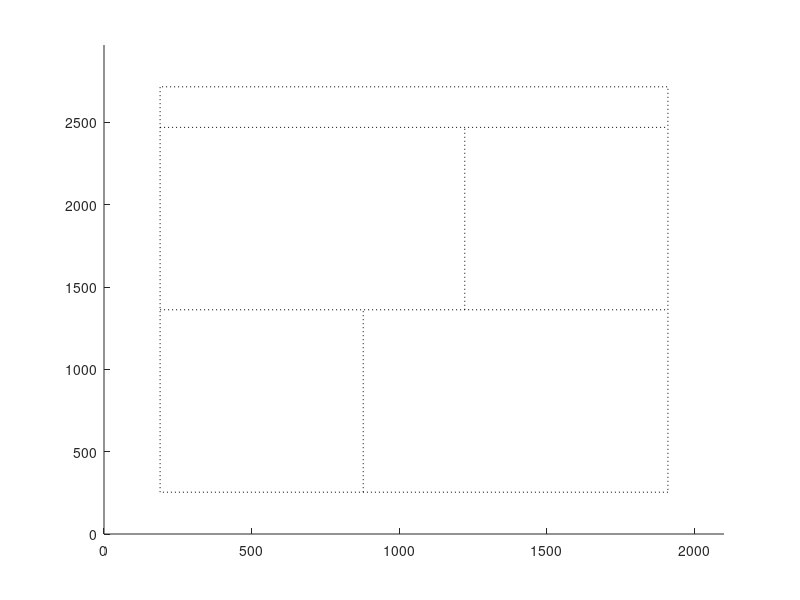

The MATLAB source for this figure:
%A4 paper attribution 297 x 210 in mm
axis on
axisymax = 2970; axisxmax = 2100;
axis ([0 axisxmax 0 axisymax]);

pritingmargint = [254 190]; %ver horri

x = pritingmargint(2);
y = pritingmargint(1);
w = axisxmax - 2*pritingmargint(2);
h = axisymax - 2*pritingmargint(1);
rectangle('position',[x,y,w,h],'LineStyle',':')
topinfratio=0.1;
topleftratio=0.6; bottemleftratio=0.4;
line([x x+w],[y+h*(1-topinfratio) y+h*(1-topinfratio)],'LineStyle',':','Color',[0 0 0]) %top info
line([x x+w],[y+h*(1-topinfratio)/2 y+h*(1-topinfratio)/2],'LineStyle',':','Color',[0 0 0]) %mid divider
line([x+w*topleftratio x+w*topleftratio],[y+h*(1-topinfratio)/2 y+h*(1-topinfratio)/2+h*(1-topinfratio)/2],'LineStyle',':','Color',[0 0 0]) %mid top
line([x+w*bottemleftratio x+w*bottemleftratio],[y y+h*(1-topinfratio)/2],'LineStyle',':','Color',[0 0 0]) %mid bottem
